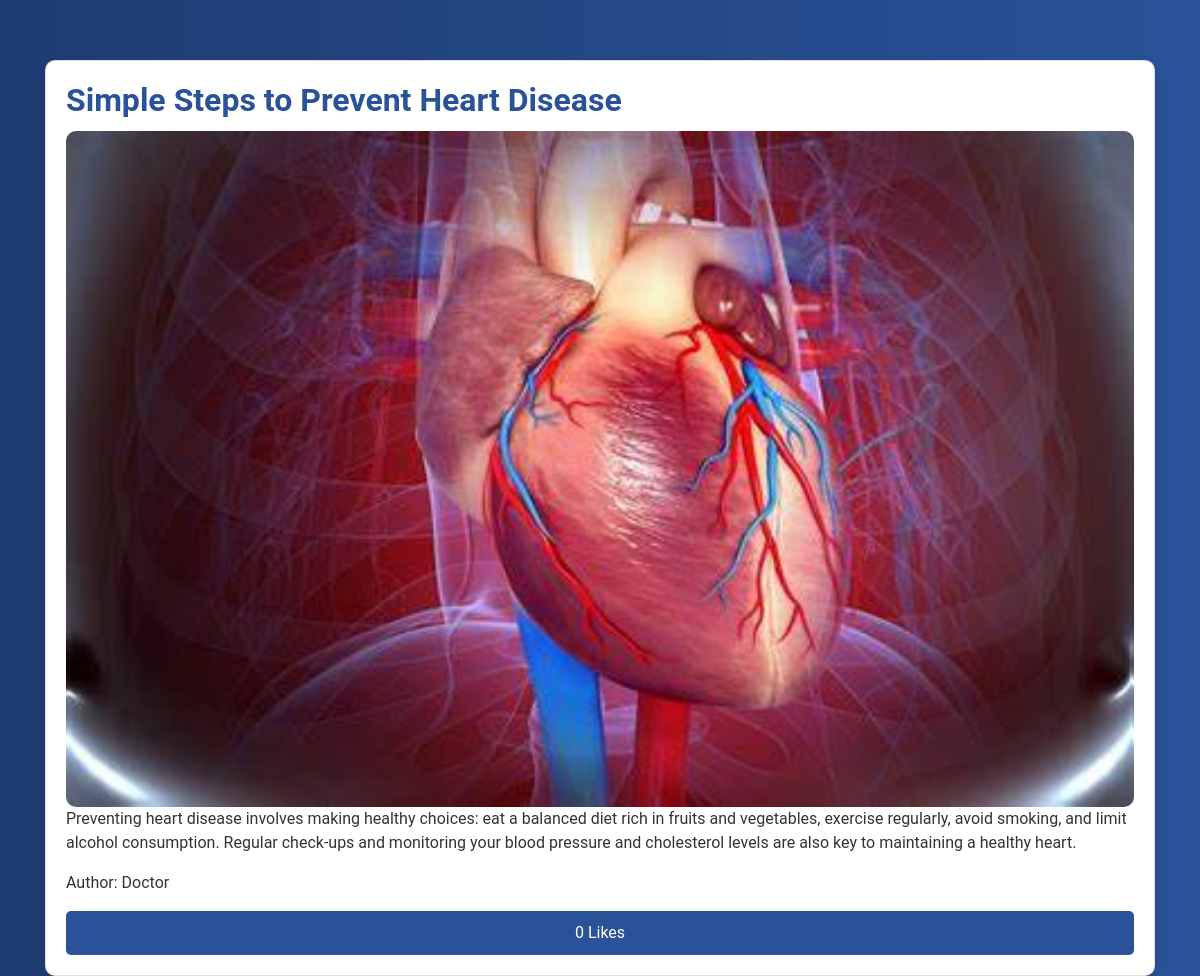
/blogs/6/, run on the app's committed database.
### users/models.py (models this page shows, shortened)
class BlogPost(models.Model):
    CATEGORY_CHOICES = [
        ('Mental Health', 'Mental Health'),
        ('Heart Disease', 'Heart Disease'),
        ('Covid19', 'Covid19'),
        ('Immunization', 'Immunization'),
    ]
    author = models.ForeignKey(settings.AUTH_USER_MODEL, on_delete=models.CASCADE)
    title = models.CharField(max_length=255)
    image = models.ImageField(upload_to='blog_images/')
    category = models.CharField(max_length=20, choices=CATEGORY_CHOICES)
    summary = models.TextField()
    content = models.TextField()
    is_draft = models.BooleanField(default=True)
    created_at = models.DateTimeField(auto_now_add=True)
    updated_at = models.DateTimeField(auto_now=True)
    likes = models.ManyToManyField(settings.AUTH_USER_MODEL, related_name='liked_posts', blank=True)
    class Meta:
        ordering = ['-created_at']

class User(AbstractUser):
    USER_TYPE_CHOICES = [
        ('patient', 'Patient'),
        ('doctor', 'Doctor'),
    ]
    user_type = models.CharField(max_length=10,choices=USER_TYPE_CHOICES,default='patient')
    profile_picture = models.ImageField(upload_to='profile_pics/',null=True,blank=True)
    address_line1 = models.CharField(max_length=255)
    city = models.CharField(max_length=100)
    state = models.CharField(max_length=100)
    pincode = models.CharField(max_length=10)

### users/views.py (the view)
# urls.py: path('blogs/<int:pk>/', BlogDetailView.as_view(), name='blog_detail'),
class BlogDetailView(View):
    def get(self, request, pk):
        post = get_object_or_404(BlogPost, pk=pk, is_draft=False)
        return render(request, 'blog_detail.html', {'post': post})

### users/templates/blog_detail.html (shortened to what this page needs)
<!DOCTYPE html>
<html lang="en">
<head>
    <link href="https://maxcdn.bootstrapcdn.com/bootstrap/4.5.2/css/bootstrap.min.css" rel="stylesheet">
</head>
<body>
    <div class="container">
        <div class="card">
            <h2 class="card-title">{{ post.title }}</h2>
            <img src="{{ post.image.url }}" alt="{{ post.title }}">
            <p class="card-text">{{ post.content }}</p>
            <p>Author: {{ post.author.username }}</p>
            <button id="like-button" class="like-button">{{ post.likes.count }} Likes</button>
        </div>
    </div>
</body>
</html>

### users/templates/blog_detail.html (style rules this page uses)
body { background: linear-gradient(to right, #1e3c72, #2a5298); color: #ffffff; font-family: 'Roboto', sans-serif; }
.container { margin-top: 60px; }
.card { background-color: #ffffff; color: #333333; padding: 20px; border-radius: 10px; box-shadow: 0 4px 8px rgba(0, 0, 0, 0.1); }
.card img { max-width: 100%; border-radius: 10px; }
.card-title { color: #2a5298; font-size: 2rem; font-weight: 600; }
.card-text { color: #333; }
.like-button { background-color: #2a5298; color: white; border: none; padding: 10px 20px; border-radius: 5px; cursor: pointer; }

### data on the page
BlogPost: title "Simple Steps to Prevent Heart Disease", image (picture), content "Preventing heart disease involves making healthy choices: eat a balanced diet rich in fruits and vegetables, exercise regularly, avoid smoking, and limit alcohol consumption. Regular check-ups and monitoring your blood pressure and cholesterol levels are also key to maintaining a healthy heart.", author.username "Doctor", likes.count "0"
